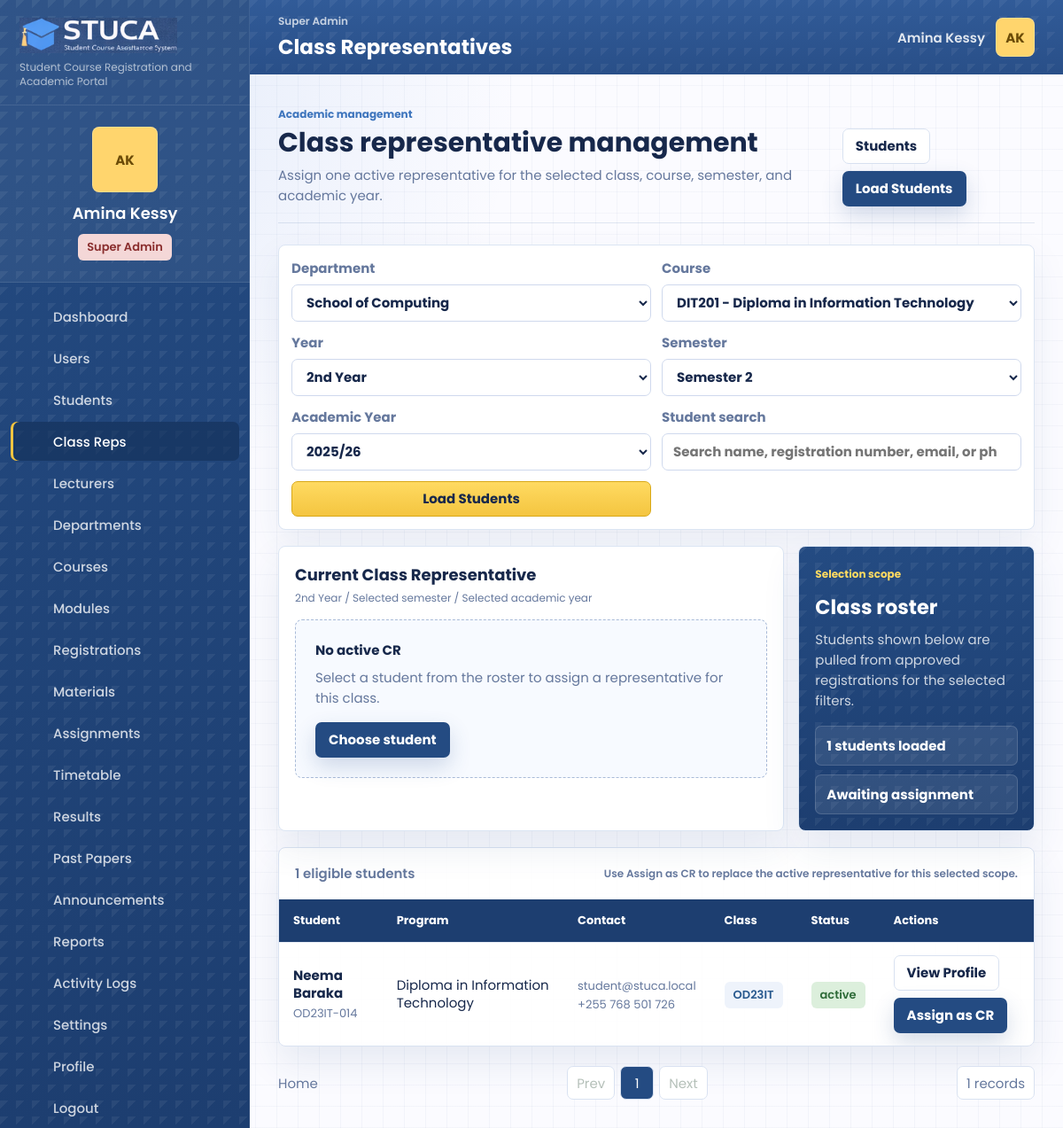
The page /class-representatives.php (signed in) on the database as committed earlier.
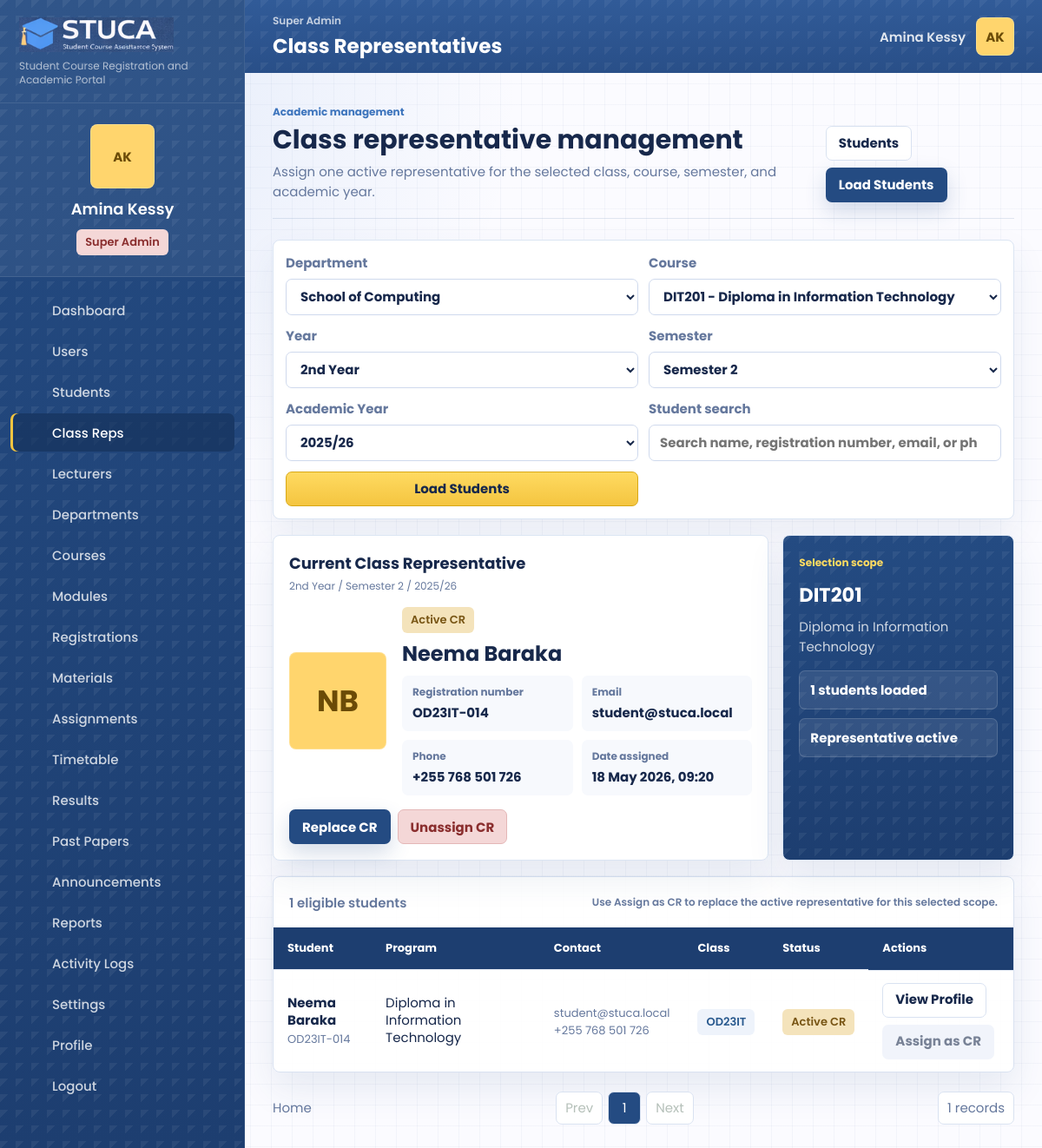
The same page on the database as committed later.
### tables this page shows
CREATE TABLE users (
    id INT UNSIGNED AUTO_INCREMENT PRIMARY KEY,
    role_id INT UNSIGNED NOT NULL,
    department_id INT UNSIGNED NULL,
    name VARCHAR(140) NOT NULL,
    email VARCHAR(190) NOT NULL UNIQUE,
    password_hash VARCHAR(255) NOT NULL,
    status ENUM('active', 'suspended') NOT NULL DEFAULT 'active',
    student_number VARCHAR(60) NULL UNIQUE,
    staff_number VARCHAR(60) NULL UNIQUE,
    phone VARCHAR(40) NULL,
    program VARCHAR(160) NULL,
    class_group VARCHAR(80) NULL,
    created_at TIMESTAMP DEFAULT CURRENT_TIMESTAMP,
    updated_at TIMESTAMP DEFAULT CURRENT_TIMESTAMP ON UPDATE CURRENT_TIMESTAMP,
    INDEX idx_users_role (role_id),
    INDEX idx_users_department (department_id),
    INDEX idx_users_status (status),
    CONSTRAINT fk_users_role FOREIGN KEY (role_id) REFERENCES roles(id),
    CONSTRAINT fk_users_department FOREIGN KEY (department_id) REFERENCES departments(id) ON DELETE SET NULL
);

CREATE TABLE class_representatives (
    id INT UNSIGNED AUTO_INCREMENT PRIMARY KEY,
    department_id INT UNSIGNED NULL,
    course_id INT UNSIGNED NOT NULL,
    academic_year_id INT UNSIGNED NOT NULL,
    semester_id INT UNSIGNED NOT NULL,
    study_year VARCHAR(60) NOT NULL,
    student_id INT UNSIGNED NOT NULL,
    assigned_by INT UNSIGNED NULL,
    status ENUM('active', 'inactive') NOT NULL DEFAULT 'active',
    assigned_at DATETIME NOT NULL DEFAULT CURRENT_TIMESTAMP,
    ended_at DATETIME NULL,
    created_at TIMESTAMP DEFAULT CURRENT_TIMESTAMP,
    updated_at TIMESTAMP DEFAULT CURRENT_TIMESTAMP ON UPDATE CURRENT_TIMESTAMP,
    INDEX idx_cr_scope (course_id, academic_year_id, semester_id, study_year, status),
    INDEX idx_cr_student (student_id),
    CONSTRAINT fk_cr_department FOREIGN KEY (department_id) REFERENCES departments(id) ON DELETE SET NULL,
    CONSTRAINT fk_cr_course FOREIGN KEY (course_id) REFERENCES courses(id) ON DELETE CASCADE,
    CONSTRAINT fk_cr_year FOREIGN KEY (academic_year_id) REFERENCES academic_years(id) ON DELETE CASCADE,
    CONSTRAINT fk_cr_semester FOREIGN KEY (semester_id) REFERENCES semesters(id) ON DELETE CASCADE,
    CONSTRAINT fk_cr_student FOREIGN KEY (student_id) REFERENCES users(id) ON DELETE CASCADE,
    CONSTRAINT fk_cr_assigned_by FOREIGN KEY (assigned_by) REFERENCES users(id) ON DELETE SET NULL
);

CREATE TABLE semesters (
    id INT UNSIGNED AUTO_INCREMENT PRIMARY KEY,
    academic_year_id INT UNSIGNED NOT NULL,
    name VARCHAR(60) NOT NULL,
    starts_on DATE NOT NULL,
    ends_on DATE NOT NULL,
    is_current BOOLEAN NOT NULL DEFAULT FALSE,
    created_at TIMESTAMP DEFAULT CURRENT_TIMESTAMP,
    updated_at TIMESTAMP DEFAULT CURRENT_TIMESTAMP ON UPDATE CURRENT_TIMESTAMP,
    UNIQUE KEY unique_semester_year (academic_year_id, name),
    INDEX idx_semesters_current (is_current),
    CONSTRAINT fk_semesters_year FOREIGN KEY (academic_year_id) REFERENCES academic_years(id) ON DELETE CASCADE
);

CREATE TABLE academic_years (
    id INT UNSIGNED AUTO_INCREMENT PRIMARY KEY,
    name VARCHAR(30) NOT NULL UNIQUE,
    starts_on DATE NOT NULL,
    ends_on DATE NOT NULL,
    is_current BOOLEAN NOT NULL DEFAULT FALSE,
    created_at TIMESTAMP DEFAULT CURRENT_TIMESTAMP,
    updated_at TIMESTAMP DEFAULT CURRENT_TIMESTAMP ON UPDATE CURRENT_TIMESTAMP
);

CREATE TABLE courses (
    id INT UNSIGNED AUTO_INCREMENT PRIMARY KEY,
    department_id INT UNSIGNED NULL,
    code VARCHAR(40) NOT NULL UNIQUE,
    title VARCHAR(190) NOT NULL,
    description TEXT NULL,
    level VARCHAR(80) NULL,
    credits SMALLINT UNSIGNED NOT NULL DEFAULT 3,
    status ENUM('active', 'archived') NOT NULL DEFAULT 'active',
    created_at TIMESTAMP DEFAULT CURRENT_TIMESTAMP,
    updated_at TIMESTAMP DEFAULT CURRENT_TIMESTAMP ON UPDATE CURRENT_TIMESTAMP,
    INDEX idx_courses_department (department_id),
    INDEX idx_courses_status (status),
    CONSTRAINT fk_courses_department FOREIGN KEY (department_id) REFERENCES departments(id) ON DELETE SET NULL
);

### public/class-representatives.php (the view, shortened to what the rows shown need)
<?php
require dirname(__DIR__) . '/app/bootstrap.php';
$repo = repository();
$departments = $repo->getDepartmentOptions();
$courses = $repo->getCourseOptions();
$academicYears = $repo->getAcademicYearOptions();
$semesters = $repo->getSemesterOptions();
$defaultScope = $repo->getDefaultClassRepresentativeScope();
$filters = [
    'department_id' => request_value('department_id', (string) ($defaultScope['department_id'] ?? ($departments[0]['id'] ?? ''))),
    'course_id' => request_value('course_id', (string) ($defaultScope['course_id'] ?? ($courses[0]['id'] ?? ''))),
    'study_year' => request_value('study_year', (string) ($defaultScope['study_year'] ?? '2nd Year')),
    'semester_id' => request_value('semester_id', (string) ($defaultScope['semester_id'] ?? ($semesters[0]['id'] ?? ''))),
    'academic_year_id' => request_value('academic_year_id', (string) ($defaultScope['academic_year_id'] ?? ($academicYears[0]['id'] ?? ''))),
    'search' => request_value('search'),
];
$currentRepresentative = $repo->getCurrentClassRepresentative($filters);
$students = $repo->getClassRepresentativeStudents($filters);
$pagination = paginate($students, (int) request_value('page', '1'), app_config('items_per_page'));
page_start('Class Representatives', 'class-representatives');
?>
<section class="page-title-row cr-title-row">
    <div>
        <h2>Class representative management</h2>
    </div>
</section>
<section class="cr-layout">
    <article class="cr-profile-card">
        <div class="panel-heading">
            <div>
                <h2>Current Class Representative</h2>
                <span class="table-note"><?= e($filters['study_year']) ?> / <?= e($currentRepresentative['semester'] ?? 'Selected semester') ?> / <?= e($currentRepresentative['academic_year'] ?? 'Selected academic year') ?></span>
            </div>
        </div>
        <?php if ($currentRepresentative): ?>
            <div class="cr-profile-main">
                <div class="avatar-initials huge"><?= e(initials($currentRepresentative['name'])) ?></div>
                <div>
                    <span class="pill accent">Active CR</span>
                    <h3><?= e($currentRepresentative['name']) ?></h3>
                    <dl class="cr-profile-details">
                        <div><dt>Registration number</dt><dd><?= e($currentRepresentative['student_number'] ?: 'Not recorded') ?></dd></div>
                        <div><dt>Email</dt><dd><?= e($currentRepresentative['email']) ?></dd></div>
                        <div><dt>Phone</dt><dd><?= e($currentRepresentative['phone'] ?: 'Not recorded') ?></dd></div>
                        <div><dt>Date assigned</dt><dd><?= e(display_datetime($currentRepresentative['assigned_at'])) ?></dd></div>
                    </dl>
                </div>
            </div>
            <div class="button-row">
                <a class="button primary" href="#student-roster">Replace CR</a>
                <form method="post" class="inline-form">
                    <button class="button danger" type="submit">Unassign CR</button>
                </form>
            </div>
        <?php endif; ?>
    </article>
    <article class="cr-guidance-panel">
        <span class="eyebrow">Selection scope</span>
        <h2><?= e($currentRepresentative['course_code'] ?? 'Class roster') ?></h2>
        <p><?= e($currentRepresentative['course_title'] ?? 'Students shown below are pulled from approved registrations for the selected filters.') ?></p>
        <div class="cr-scope-list">
            <span><?= e((string) $pagination['total']) ?> students loaded</span>
            <span><?= e($currentRepresentative ? 'Representative active' : 'Awaiting assignment') ?></span>
        </div>
    </article>
</section>
<section class="panel table-panel cr-table-panel" id="student-roster">
    <div class="responsive-table">
        <table class="cr-table">
            <thead>
                <tr>
                    <th>Student</th>
                    <th>Program</th>
                    <th>Contact</th>
                    <th>Class</th>
                    <th>Status</th>
                    <th>Actions</th>
                </tr>
            </thead>
            <tbody>
                <?php foreach ($pagination['items'] as $student): ?>
                    <?php $profileModalId = 'student-profile-' . (int) $student['id']; ?>
                    <tr>
                        <td>
                            <strong><?= e($student['name']) ?></strong>
                            <span><?= e($student['student_number'] ?: $student['email']) ?></span>
                        </td>
                        <td><?= e($student['program'] ?? '') ?></td>
                        <td><span><?= e($student['email']) ?></span><small><?= e($student['phone'] ?: 'No phone recorded') ?></small></td>
                        <td><span class="pill soft"><?= e($student['class_group'] ?? '') ?></span></td>
                        <td>
                            <?php if (!empty($student['active_cr_id'])): ?>
                                <span class="pill accent">Active CR</span>
                            <?php else: ?>
                                <span class="pill <?= ($student['status'] ?? '') === 'active' ? 'success' : 'warning' ?>"><?= e($student['status'] ?? '') ?></span>
                            <?php endif; ?>
                        </td>
                        <td class="action-cell">
                            <button class="button quiet" type="button" data-modal-open="<?= e($profileModalId) ?>">View Profile</button>
                            <?php if (!empty($student['active_cr_id'])): ?>
                                <button class="button subtle" type="button" disabled>Assign as CR</button>
                            <?php else: ?>
                                <form method="post" class="inline-form">
                                    <button class="button primary" type="submit">Assign as CR</button>
                                </form>
                            <?php endif; ?>
                        </td>
                    </tr>
                <?php endforeach; ?>
            </tbody>
        </table>
    </div>
</section>
<?php
page_end();

### app/includes/layout.php (shortened to what the rows shown need)
<?php
function page_start(string $title, string $active): void
{
    $user = current_user();
    if ($user && !empty($user['email'])) {
        $freshUser = repository()->findUserByEmail($user['email']);
        if ($freshUser) {
            unset($freshUser['password_hash']);
            $user = $freshUser;
        }
    }
    $displayName = $user['name'] ?? 'Guest';
    $role = role_label($user['role'] ?? null);
    ?>
    <!doctype html>
    <html lang="en">
    <head>
        <link rel="stylesheet" href="assets/css/styles.css?v=20260601-workflow">
    </head>
    <body class="page-<?= e($active) ?>">
        <aside class="sidebar" id="sidebar">
            <div class="profile-card">
                <div class="avatar-initials"><?= e(initials($displayName)) ?></div>
                <strong><?= e($displayName) ?></strong>
                <span class="role-pill <?= e(role_badge_class($user['role'] ?? null)) ?>"><?= e($role) ?></span>
            </div>
        </aside>
        <div class="app-shell">
            <header class="topbar">
                <div>
                    <h1><?= e($title) ?></h1>
                </div>
                <div class="topbar-user">
                    <span class="topbar-name"><?= e($displayName) ?></span>
                    <a class="avatar-initials tiny" href="profile.php" aria-label="Open profile"><?= e(initials($displayName)) ?></a>
                </div>
            </header>
            <main class="content" id="content">
    <?php
}
function page_end(): void
{
    ?>
            </main>
        </div>
    </body>
    </html>
    <?php
}
    ?>

Rows that differ between the two databases and show on the page:
no longer on this page (row unchanged): users: name "Neema Baraka", student_number "OD23IT-014", program "Diploma in Information Technology", email "student@stuca.local", phone "+255 768 501 726", class_group "OD23IT", status "active"
added class_representatives: semester.name "Semester 2", academic_year.name "2025/26", student.name "NB", student.name "Neema Baraka", student.student_number "OD23IT-014", student.email "student@stuca.local", student.phone "+255 768 501 726", assigned_at "18 May 2026, 09:20", course.code "DIT201", course.title "Diploma in Information Technology", student.program "Diploma in Information Technology", student.class_group "OD23IT", shows "Active CR", shows "Assign as CR"
Other text that changed with them:
$currentRepresentative['semester']: "Selected semester" → (not shown)
$currentRepresentative['academic_year']: "Selected academic year" → (not shown)
$currentRepresentative['course_code']: "Class roster" → (not shown)
$currentRepresentative['course_title']: "Students shown below are pulled from approved registrations for the selected filters." → (not shown)
text no longer shown: "Awaiting assignment No active CR Select a student from the roster to assign a representative for this class. Choose student"
text now shown: "Active CR Registration number Email Phone Date assigned Replace CR Unassign CR Representative active"
